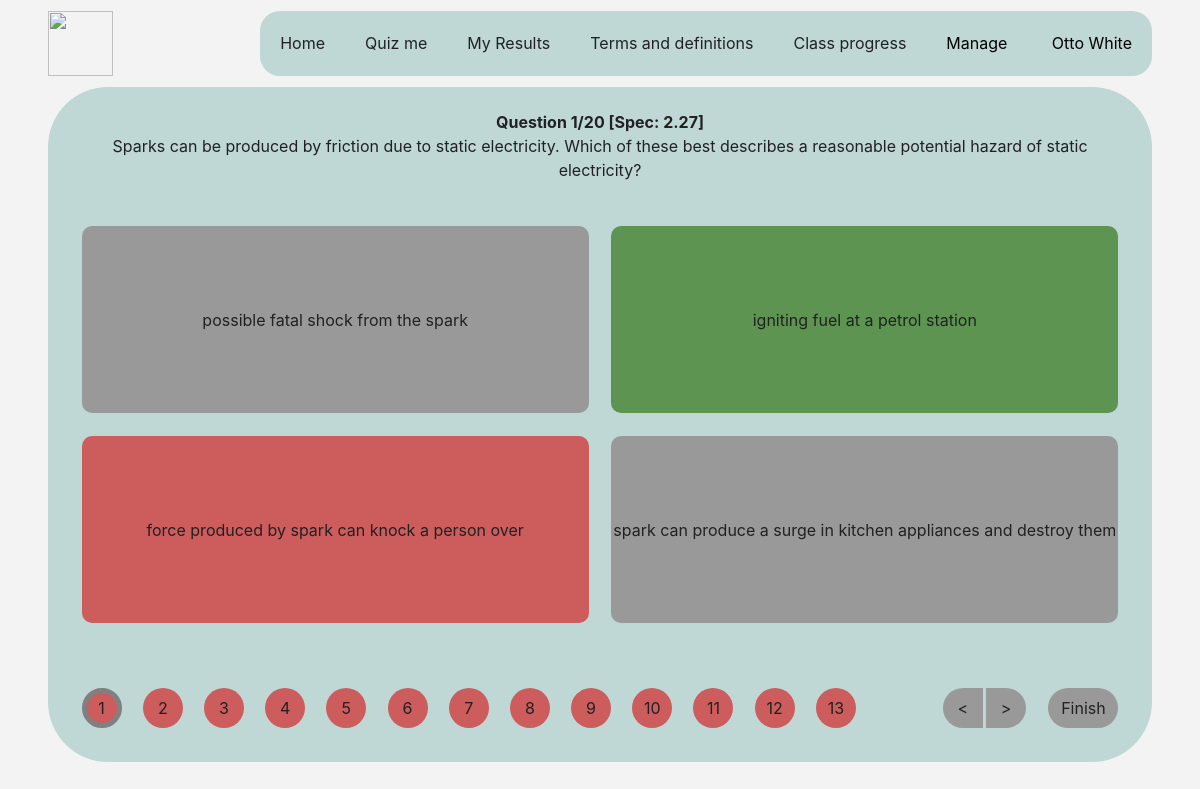
Screenshot of /review_quiz (signed in) with the database file from the repository.
### users/models.py (models this page shows, shortened)
class User(AbstractBaseUser):
    user_id = models.AutoField(primary_key=True)
    username            = models.CharField(unique=False, max_length=60)
    date_joined         = models.DateTimeField(auto_now_add=True)
    last_login          = models.DateTimeField(auto_now=True)
    is_active           = models.BooleanField(default=True)
    is_staff            = models.BooleanField(default=False)
    is_admin            = models.BooleanField(default=False)
    is_superuser        = models.BooleanField(default=False)
    email               = models.EmailField(unique=True, max_length=60)
    first_name          = models.CharField(max_length=60)
    last_name           = models.CharField(max_length=60)
    date_of_birth       = models.DateField()
    last_quiz           = models.TextField()
    USERNAME_FIELD = 'email'
    REQUIRED_FIELDS = ['username', 'first_name', 'last_name', 'date_of_birth']
    objects = UserManager() # linking the User manager created

### main_app/models.py (models this page shows)
class Question(models.Model):
    question_id             = models.AutoField(primary_key=True)
    specification_point     = models.FloatField()
    question                = models.TextField()
    diagram_name            = models.TextField(default='')
    a                       = models.CharField(max_length=50)
    b                       = models.CharField(max_length=50)
    c                       = models.CharField(max_length=50)
    d                       = models.CharField(max_length=50)
    correct_answer          = models.CharField(max_length=1, default='')

### main_app/views.py (the view)
# urls.py: path('review_quiz', ReviewQuizView.as_view(), name="main-review-quiz"),
class ReviewQuizView(LoginRequiredTemplateView):
    template_name = 'main_app/review_quiz.html'
    def get(self, request):
        current_user = request.user
        last_quiz = eval(current_user.last_quiz) # evaluates the JSON last quiz state
        question_ids = [x[1] for x in last_quiz] # retrieves the question ids
        preserved = Case(*[When(question_id=question_id, then=index) for index, question_id in enumerate(question_ids)])
        question_data = Question.objects.filter(question_id__in=question_ids).order_by(preserved)
        args = {
            'question_data': question_data,
            'title': 'Do quiz',
        }
        return render(request, self.template_name, args)

### main_app/templates/main_app/review_quiz.html (shortened to what this page needs)
{% extends "main_app/logged_in.html" %}
{% block content %}
    {% load static %}
    <div id="context-wrapper">
        {% for question in question_data %}
            {% ifnotequal question.diagram_name "nan" %}
                <p class="question-paragraph q{{ forloop.counter }} diagram">
                    <strong class="q{{ forloop.counter }}">Question {{ forloop.counter }}/{{ question_data.count }} [Spec: {{ question.specification_point }}]</strong>
                    {{ question.question }}
                </p>
                <img class='question-image q{{ forloop.counter }} diagram' src='{% static "main_app/" %}{{question.diagram_name}}'>
            {% else %}
                <p class="question-paragraph q{{ forloop.counter }}">
                    <strong class="q{{ forloop.counter }}">Question {{ forloop.counter }}/{{ question_data.count }} [Spec: {{ question.specification_point }}]</strong>
                    {{ question.question }}
                </p>
            {% endifnotequal %}
        {% endfor %}
    </div>
    {% for question in question_data %}
        {% ifnotequal question.diagram_name "nan" %}
            <div class="answer-box a1-box q{{ forloop.counter }} diagram"><span class="question-span">{{ question.a }}</span></div>
            <div class="answer-box a2-box q{{ forloop.counter }} diagram"><span class="question-span">{{ question.b }}</span></div>
            <div class="answer-box a3-box q{{ forloop.counter }} diagram"><span class="question-span">{{ question.c }}</span></div>
            <div class="answer-box a4-box q{{ forloop.counter }} diagram"><span class="question-span">{{ question.d }}</span></div>
        {% else %}
            <div class="answer-box a1-box q{{ forloop.counter }}"><span class="question-span">{{ question.a }}</span></div>
            <div class="answer-box a2-box q{{ forloop.counter }}"><span class="question-span">{{ question.b }}</span></div>
            <div class="answer-box a3-box q{{ forloop.counter }}"><span class="question-span">{{ question.c }}</span></div>
            <div class="answer-box a4-box q{{ forloop.counter }}"><span class="question-span">{{ question.d }}</span></div>
        {% endifnotequal %}
    {% endfor %}
    <div id="question-numbers-wrapper">
        {% for question in question_data %}
            <div class="question-number" id="q{{ forloop.counter }}-nav" onclick="select_question({{ forloop.counter }})">
                <span class="question-nav-span">{{ forloop.counter }}</span>
            </div>
        {% endfor %}
    </div>
    <div id="nav-items-wrapper">
        <div id="finished-button" onclick="finish_review()"><span id="finished-span">Finish</span></div>
        <div id="next-button" onclick="select_question(current_question + 1)"><span id="next-span"> > </span></div>
        <div id="previous-button" onclick="select_question(current_question - 1)"><span id="previous-span"> < </span></div>
    </div>
{% endblock content %}

### main_app/templates/main_app/logged_in.html (shortened to what this page needs)
{% extends "main_app/base.html" %}
{% block body %}
    <div id="wrapper">
        <div id="top-bar-wrapper">
            <img id="logo-image" src="https://ichef.bbci.co.uk/childrens-responsive-ichef-live/r/320/1x/cbbc/science-logo-final_alt7.png">
            <div id="nav-box">
                {% if user.is_staff %}
                    <div id="menu-list">
                        <a href="{% url 'main-home' %}"             class="menu-link">Home</a>
                        <a href="{% url 'main-generate-quiz' %}"    class="menu-link">Quiz me</a>
                        <a href="{% url 'main-view-results' %}"     class="menu-link">My Results</a>
                        <a href="{% url 'main-generate-terms' %}"   class="menu-link">Terms and definitions</a>
                        <a href="#"                                 class="menu-link">Class progress</a>
                        <div class="manage-dropdown">
                            <button class='manage-dropdown-button' onclick="show_manage_dropdown()">Manage</button>
                        </div>
                        <div class="user-dropdown">
                            <button class='user-dropdown-button' onclick="show_user_dropdown()">{{ user.first_name }} {{ user.last_name }} </button>
                        </div>
                    </div>
                {% endif %}
            </div>
        </div>
        <div class="content-wrapper">
            <div class="box" id="content">
                {% block content %}{% endblock content %}
            </div>
        </div>
    </div>
{% endblock body %}

### main_app/templates/main_app/base.html (style rules this page uses)
:root { --primary-bg: #f4f3f3; --primary-content: #bfd8d5; --primary-text: #212121; --primary-hover: #009688; --secondary-text: #757575; --accent-colour: #999999; }
* { outline: 0px black solid; }
body { background-color: var(--primary-bg); }

### main_app/templates/main_app/logged_in.html (style rules this page uses)
#wrapper { position: relative; height: 100%; }
#top-bar-wrapper { display: grid; grid-template-columns: 1fr 9fr; padding-top: 0.7em; padding-right: 3em; padding-left: 3em; padding-bottom: 0.35em; }
#nav-box { border-radius: 20px; background-color: grey; justify-self: end; background-color: var(--primary-content); }
#logo-image { height: 65px; justify-self: start; }
.menu-link { float: left; text-decoration: none; padding: 20px; color: var(--primary-text); }
.user-dropdown { position: relative; display: inline-block; }
.user-dropdown .user-dropdown-button { padding: 20px; cursor: pointer; border: none; outline: none; background-color: inherit; font-family: inherit; margin: 0; }
.manage-dropdown { position: relative; display: inline-block; }
.manage-dropdown .manage-dropdown-button { padding: 20px; cursor: pointer; border: none; outline: none; background-color: inherit; font-family: inherit; margin: 0; }
.content-wrapper { display: grid; padding-right: 3em; padding-left: 3em; padding-top: 0.35em; height: 85%; }
.box { border-radius: 60px; padding: 1.4em; color: var(--primary-text); background-color: var(--primary-content); }

### main_app/templates/main_app/review_quiz.html (style rules this page uses)
#content { display: grid; grid-template-columns: repeat(4, 1fr); grid-template-rows: repeat(6, 1fr); }
#context-wrapper { display: grid; grid-template-columns: 1fr 1fr; grid-column: 1/5; grid-row: 1/4; }
#context-wrapper > *:not(.diagram) { grid-column: 1/3; text-align: center; justify-self: center; }
.answer-box { display: grid; margin: 0.7em; text-align: center; background-color: var(--accent-colour); border-radius: 10px; }
.a1-box { grid-column: 1/3; grid-row: 2/4; }
.a2-box { grid-column: 3/5; grid-row: 2/4; }
.a3-box { grid-column: 1/3; grid-row: 4/6; }
.a4-box { grid-column: 3/5; grid-row: 4/6; }
.question-span { justify-self: center; align-self: center; }
#question-numbers-wrapper { display: grid; grid-column: 1/4; grid-row: 6/7; align-self: end; height: auto; grid-gap: 0.7em; grid-template-columns: repeat(30, 50px); overflow-x: scroll; overflow-y: hidden; }
#nav-items-wrapper { grid-column: 4/5; grid-row: 6/7; align-self: end; align-items: end; }
.question-number { display: grid; float: left; height: 40px; width: 40px; margin: 0.7em; border-radius: 100px; background-color: var(--accent-colour); color: var(--primary-text) }
.question-nav-span { justify-self: center; align-self: center; }
.question-paragraph, .answer-box { display: none; }
#previous-button { display: grid; background-color: var(--accent-colour); float: right; height: 40px; width: 40px; margin: 0.7em; margin-right: 0.1em; border-radius: 100px; border-top-right-radius: 0; border-bottom-right-radius: 0; }
#next-button { display: grid; background-color: var(--accent-colour); float: right; height: 40px; width: 40px; margin: 0.7em; margin-left: 0.1em; border-radius: 100px; border-top-left-radius: 0; border-bottom-left-radius: 0; }
#next-span, #previous-span { color: var(--primary-text); justify-self: center; align-self: center; }
#finished-button { display: grid; background-color: var(--accent-colour); float: right; height: 40px; width: 70px; margin: 0.7em; border-radius: 100px; }
#finished-span { color: var(--primary-text); justify-self: center; align-self: center; }

### rows the page displays
User: first_name "Otto", last_name "White"
Question: count "20", specification_point "2.27", question "Sparks can be produced by friction due to static electricity. Which of these best describes a reasonable potential hazard of static electricity?", a "possible fatal shock from the spark", b "igniting fuel at a petrol station", c "force produced by spark can knock a person over", d "spark can produce a surge in kitchen appliances and destroy them"
